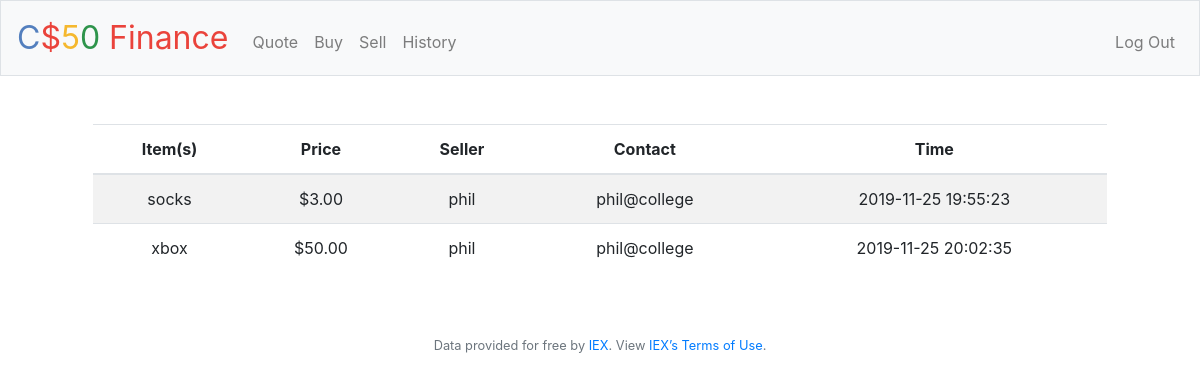
Screenshot of /history (signed in) with the database file from the repository.
### tables this page shows
CREATE TABLE 'posts' ('id' integer PRIMARY KEY AUTOINCREMENT NOT NULL, 'user_id' integer NOT NULL, 'item' text NOT NULL, 'price' bigint NOT NULL, 'seller' text NOT NULL, 'contact' text NOT NULL, 'time' datetime NOT NULL DEFAULT CURRENT_TIMESTAMP, 'category'  text NOT NULL  ,'sold' smallint DEFAULT 0);

### application.py (the view)
@app.route("/history")
@login_required
def history():
    search = db.execute("SELECT item, price, contact, seller, time FROM posts WHERE user_id = :id", id=session["user_id"])
    return render_template("history.html", search=search)

### application.py (called while the page is built)
@app.after_request
def after_request(response):
    response.headers["Cache-Control"] = "no-cache, no-store, must-revalidate"
    response.headers["Expires"] = 0
    response.headers["Pragma"] = "no-cache"
    return response

### helpers.py (called while the page is built)
def login_required(f):
    @wraps(f)
    def decorated_function(*args, **kwargs):
        if session.get("user_id") is None:
            return redirect("/login")
        return f(*args, **kwargs)
    return decorated_function

def usd(value):
    return f"${value:,.2f}"

### templates/history.html (shortened to what this page needs)
{% extends "layout.html" %}
{% block main %}
    <div class="container">
        <form action="/history" method="post">
            <table class="table table-striped">
                <thead>
                    <th>Item(s)</th>
                    <th>Price</th>
                    <th>Seller</th>
                    <th>Contact</th>
                    <th>Time</th>
                </thead>
                <tbody>
                    {% for post in search %}
                    <tr>
                        <td>{{ post.item }}</td>
                        <td>{{post.price | usd}}</td>
                        <td>{{post.seller}}</td>
                        <td>{{post.contact}}</td>
                        <td>{{post.time}}</td>
                    </tr>
                    {% endfor %}
                </tbody>
            </table>
        </form>
    </div>
{% endblock %}

### rows the page displays
posts: item "socks", price "$3.00", seller "phil", contact "phil@college", time "2019-11-25 19:55:23"
posts: item "xbox", price "$50.00", seller "phil", contact "phil@college", time "2019-11-25 20:02:35"
